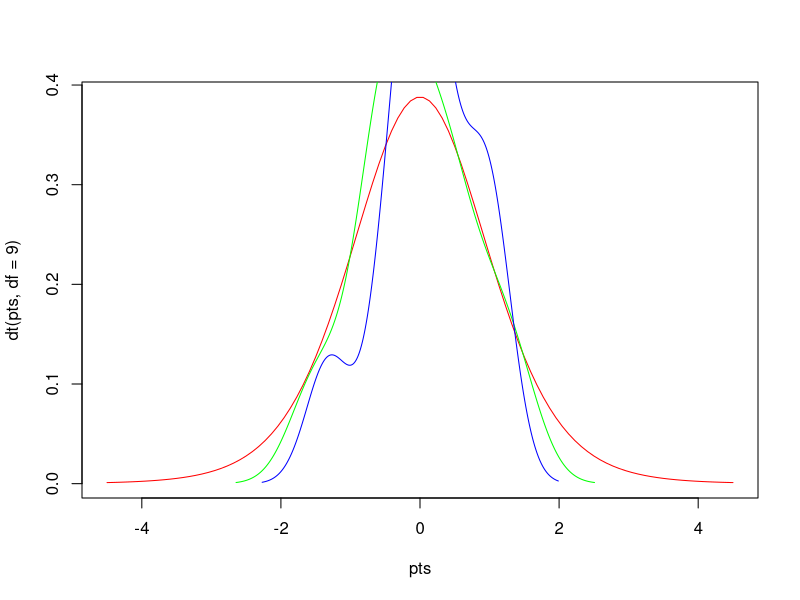

Generate this figure with R:
#Author: Alani Williams
#Date: September 15, 2021
#Purpose: Generate numbers and store variables

x = rnorm(10)
y = rnorm (10)

#plotting variables

pts=seq(-4.5,4.5,length=100)
plot(pts,dt(pts,df=9),col='red',type='l')
lines(density(x),col='green')
lines(density(y),col='blue')

t.test(x,y)